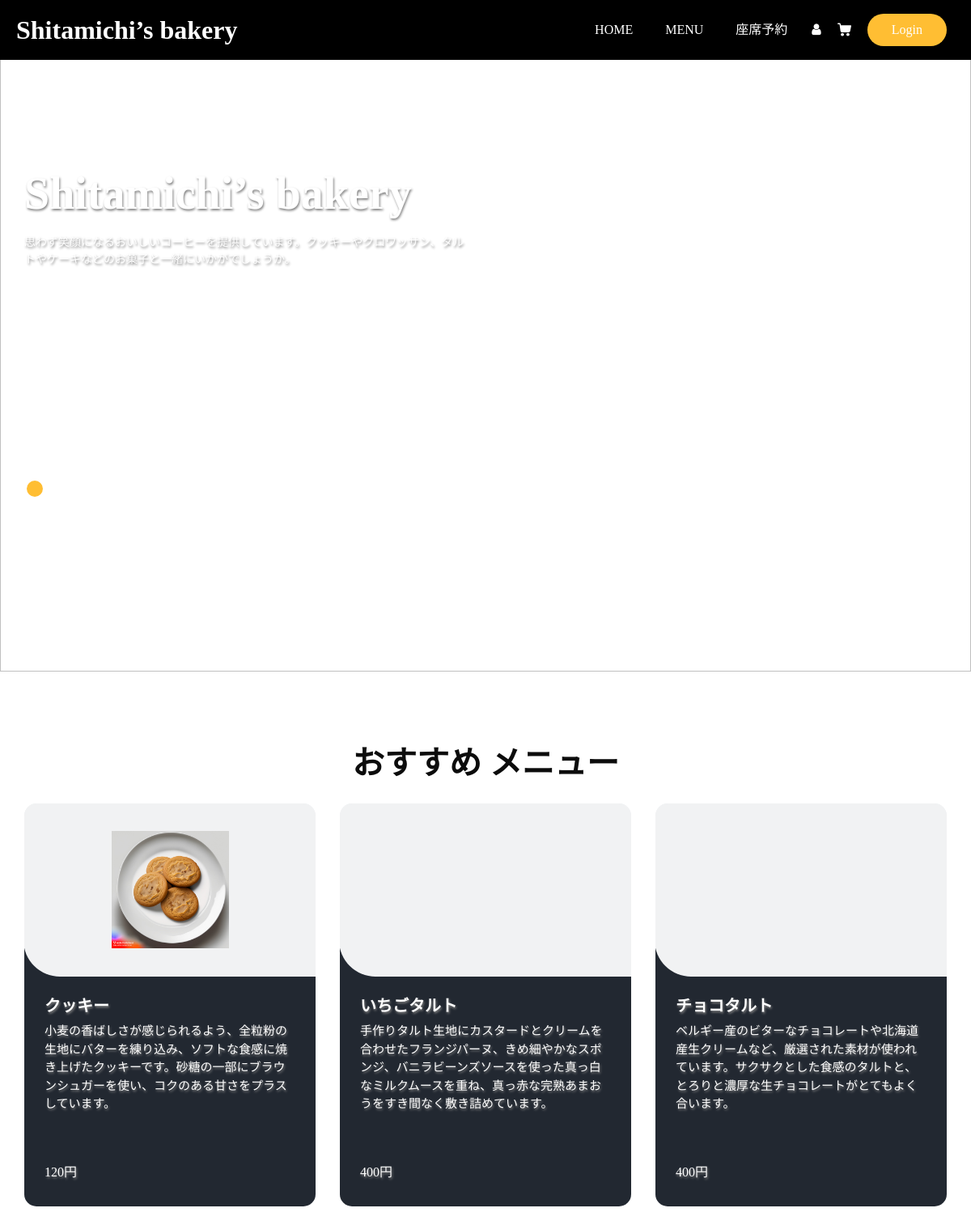
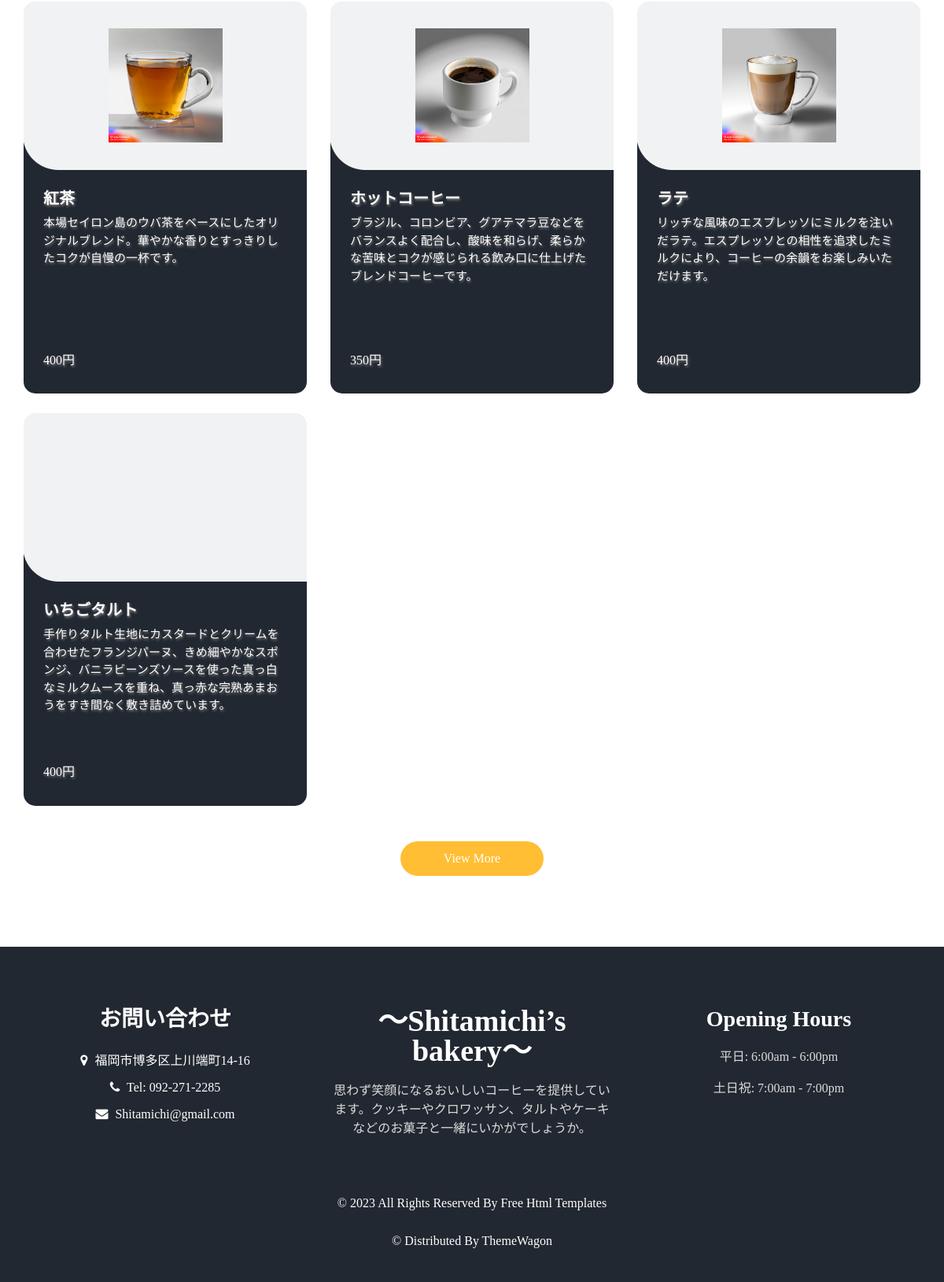
The page / on the database its author committed (2 pictures, top to bottom).
### tables this page shows
create table product (
    product_id int auto_increment primary key,  
    product_name varchar(100) not null,         
    product_price int not null,                 
    product_genre varchar(50) not null,         
    image_path varchar(200) not null,           
    product_description varchar(500) not null,  
    is_featured bit not null                    
);

### index.php (the view, shortened to what this page needs)
<?php require 'header.php'; ?>
  <div class="hero_area">
    <div class="bg-box">
      <img src="images/Coffee-and-Pastries.png" alt="">
    </div>
    <section class="slider_section ">
      <div id="customCarousel1" class="carousel slide" data-ride="carousel">
        <div class="carousel-inner">
          <div class="carousel-item active">
            <div class="container ">
              <div class="row">
                <div class="col-md-7 col-lg-6 ">
                  <div class="detail-box">
                    <h1 class="slider-title">
                      Shitamichi’s bakery
                    </h1>
                    <p>
                      思わず笑顔になるおいしいコーヒーを提供しています。クッキーやクロワッサン、タルトやケーキなどのお菓子と一緒にいかがでしょうか。
                    </p>
                  </div>
                </div>
              </div>
            </div>
          </div>
        </div>
        <div class="container">
          <ol class="carousel-indicators">
            <li data-target="#customCarousel1" data-slide-to="0" class="active"></li>
            <li data-target="#customCarousel1" data-slide-to="1"></li>
            <li data-target="#customCarousel1" data-slide-to="2"></li>
          </ol>
        </div>
      </div>
    </section>
  </div>
  <section class="food_section layout_padding">
    <div class="container">
      <div class="heading_container heading_center">
        <h2>
          おすすめ メニュー
        </h2>
      </div>
      <div class="filters-content">
        <div class="row grid">
          <?php
            foreach($pdo->query('select * from product') as $row){
              if($row['is_featured']){
                echo '<div class="col-sm-6 col-lg-4 all ', $row['product_genre'], '">';
                echo '<div class="box">';
                echo '<div>';
                echo '<div class="img-box">';
                echo '<img src="product_images/', $row['product_genre'], '/', $row['image_path'], '" alt="">';
                echo '</div>';
                echo '<div class="detail-box">';
                echo '<h5>';
                echo $row['product_name'];
                echo '</h5>';
                echo '<p>';
                echo $row['product_description'];
                echo '</p>';
                echo '<div class="options">';
                echo '<h6>';
                echo $row['product_price'],'円';
                echo '</h6>';
                echo '</div>';
                echo '</div>';
                echo '</div>';
                echo '</div>';
                echo '</div>';
              }
            }
          ?>
          <div class="col-sm-6 col-lg-4 all food">
            <div class="box">
              <div>
                <div class="img-box">
                </div>
                <div class="detail-box">
                  <h5>
                    いちごタルト
                  </h5>
                  <p>
                    手作りタルト生地にカスタードとクリームを合わせたフランジパーヌ、きめ細やかなスポンジ、バニラビーンズソースを使った真っ白なミルクムースを重ね、真っ赤な完熟あまおうをすき間なく敷き詰めています。
                  </p>
                  <div class="options">
                    <h6>
                      400円
                    </h6>
                  </div>
                </div>
              </div>
            </div>
          </div>
      </div>
    </div>
    <div class="btn-box">
      <a href="menu.php">
        View More
      </a>
    </div>
  </section>
<?php require 'footer.php'; ?>

### header.php (shortened to what this page needs)
<!DOCTYPE html>
<html lang="ja">
<head>
  <link href="css\login.css" rel="stylesheet" type="text/css" media="all">
  <link href="https://cdn.jsdelivr.net/npm/bootstrap@5.0.2/dist/css/bootstrap.min.css" rel="stylesheet">
  <link rel="stylesheet" type="text/css" href="css/bootstrap.css" />
  <link rel="stylesheet" type="text/css" href="https://cdnjs.cloudflare.com/ajax/libs/OwlCarousel2/2.3.4/assets/owl.carousel.min.css" />
  <link rel="stylesheet" href="https://cdnjs.cloudflare.com/ajax/libs/jquery-nice-select/1.1.0/css/nice-select.min.css" />
  <link href="css/font-awesome.min.css" rel="stylesheet" />
  <link href="css/responsive.css" rel="stylesheet" />
  <link href="css/style2.css" rel="stylesheet" />
</head>
<body>
  <div class="sub_page">
  <div class="hero_area">
    <div class="bg-box">
    </div>
        <header class="header_section">
            <div class="container">
              <nav class="navbar navbar-expand-lg custom_nav-container fixed-top">
                <a class="navbar-brand" href="index.php">
                  <span>
                    Shitamichi’s bakery
                  </span>
                </a>
                <div class="collapse navbar-collapse" id="navbarSupportedContent">
                  <ul class="navbar-nav  mx-auto ">
                    <li class="nav-item">
                      <a class="nav-link" href="index.php">Home</a>
                    </li>
                    <li class="nav-item">
                      <a class="nav-link" href="menu.php">Menu</a>
                    </li>
                    <li class="nav-item">
                      <a class="nav-link" href="zaseki3.php">座席予約</a>
                    </li>
                  </ul>
                  <div class="user_option">
                    <?php
                    if (isset($_SESSION['customer'])) {
                      echo '<a href="account.php" class="user_link">';
                      echo '<i class="fa fa-user" aria-hidden="true"></i>';
                      echo '</a>';
                    } else {
                      echo '<a href="login.php" class="user_link">';
                      echo '<i class="fa fa-user" aria-hidden="true"></i>';
                      echo '</a>';
                    }
                    ?>
                    <a class="cart_link" href="cart.php">
                    </a>
                    <?php
                    if (isset($_SESSION['customer'])) {
                      echo '<a href="account.php" class="order_online">';
                      echo 'Account';
                      echo '</a>';
                    } else {
                      echo '<a href="login.php" class="order_online">';
                      echo 'Login';
                      echo '</a>';
                    }
                    ?>
                  </div>
                </div>
              </nav>
            </div>
          </header>
    </div>
  </div>

### footer.php (shortened to what this page needs)
  <footer class="footer_section">
    <div class="container">
      <div class="row">
        <div class="col-md-4 footer-col">
          <div class="footer_contact">
            <h4>
              お問い合わせ
            </h4>
            <div class="contact_link_box">
              <a href="https://goo.gl/maps/CTxv7hbXwF9R5Jiy9?coh=178571&entry=tt" target="_blank">
                <i class="fa fa-map-marker" aria-hidden="true"></i>
                <span>
                  福岡市博多区上川端町14-16
                </span>
              </a>
              <a href="tel:092-271-2285">
                <i class="fa fa-phone" aria-hidden="true"></i>
                <span>
                  Tel: 092-271-2285
                </span>
              </a>
              <a href="mailto:Shitamichi@gmail.com">
                <i class="fa fa-envelope" aria-hidden="true"></i>
                <span>
                  Shitamichi@gmail.com
                </span>
              </a>
            </div>
          </div>
        </div>
        <div class="col-md-4 footer-col">
          <div class="footer_detail">
            <a href="" class="footer-logo">
              ～Shitamichi’s bakery～
            </a>
            <p>
              思わず笑顔になるおいしいコーヒーを提供しています。クッキーやクロワッサン、タルトやケーキなどのお菓子と一緒にいかがでしょうか。
            </p>
          </div>
        </div>
        <div class="col-md-4 footer-col">
          <h4>
            Opening Hours
          </h4>
          <p>
            平日: 6:00am - 6:00pm
          </p>
          <p>
            土日祝: 7:00am - 7:00pm
          </p>
        </div>
      </div>
      <div class="footer-info">
        <p>
          &copy; <span id="displayYear"></span> All Rights Reserved By
          <a href="https://html.design/">Free Html Templates</a><br><br>
          &copy; <span id="displayYear"></span> Distributed By
          <a href="https://themewagon.com/" target="_blank">ThemeWagon</a>
        </p>
      </div>
    </div>
  </footer>
</body>
</html>

### css/login.css (style rules this page uses)
h2 { text-align: center; }

### css/responsive.css (style rules this page uses)
@media (min-width: 1200px) { .container { max-width: 1170px; } }

### rows shown on the page
product: product_genre+image_path (picture), product_name "クッキー", product_description "小麦の香ばしさが感じられるよう、全粒粉の生地にバターを練り込み、ソフトな食感に焼き上げたクッキーです。砂糖の一部にブラウンシュガーを使い、コクのある甘さをプラスしています。", product_price "120"
product: product_name "いちごタルト", product_description "手作りタルト生地にカスタードとクリームを合わせたフランジパーヌ、きめ細やかなスポンジ、バニラビーンズソースを使った真っ白なミルクムースを重ね、真っ赤な完熟あまおうをすき間なく敷き詰めています。", product_price "400"
product: product_name "チョコタルト", product_description "ベルギー産のビターなチョコレートや北海道産生クリームなど、厳選された素材が使われています。サクサクとした食感のタルトと、とろりと濃厚な生チョコレートがとてもよく合います。", product_price "400"
product: product_genre+image_path (picture), product_name "紅茶", product_description "本場セイロン島のウバ茶をベースにしたオリジナルブレンド。華やかな香りとすっきりしたコクが自慢の一杯です。", product_price "400"
product: product_genre+image_path (picture), product_name "ホットコーヒー", product_description "ブラジル、コロンビア、グアテマラ豆などをバランスよく配合し、酸味を和らげ、柔らかな苦味とコクが感じられる飲み口に仕上げたブレンドコーヒーです。", product_price "350"
product: product_genre+image_path (picture), product_name "ラテ", product_description "リッチな風味のエスプレッソにミルクを注いだラテ。エスプレッソとの相性を追求したミルクにより、コーヒーの余韻をお楽しみいただけます。", product_price "400"
